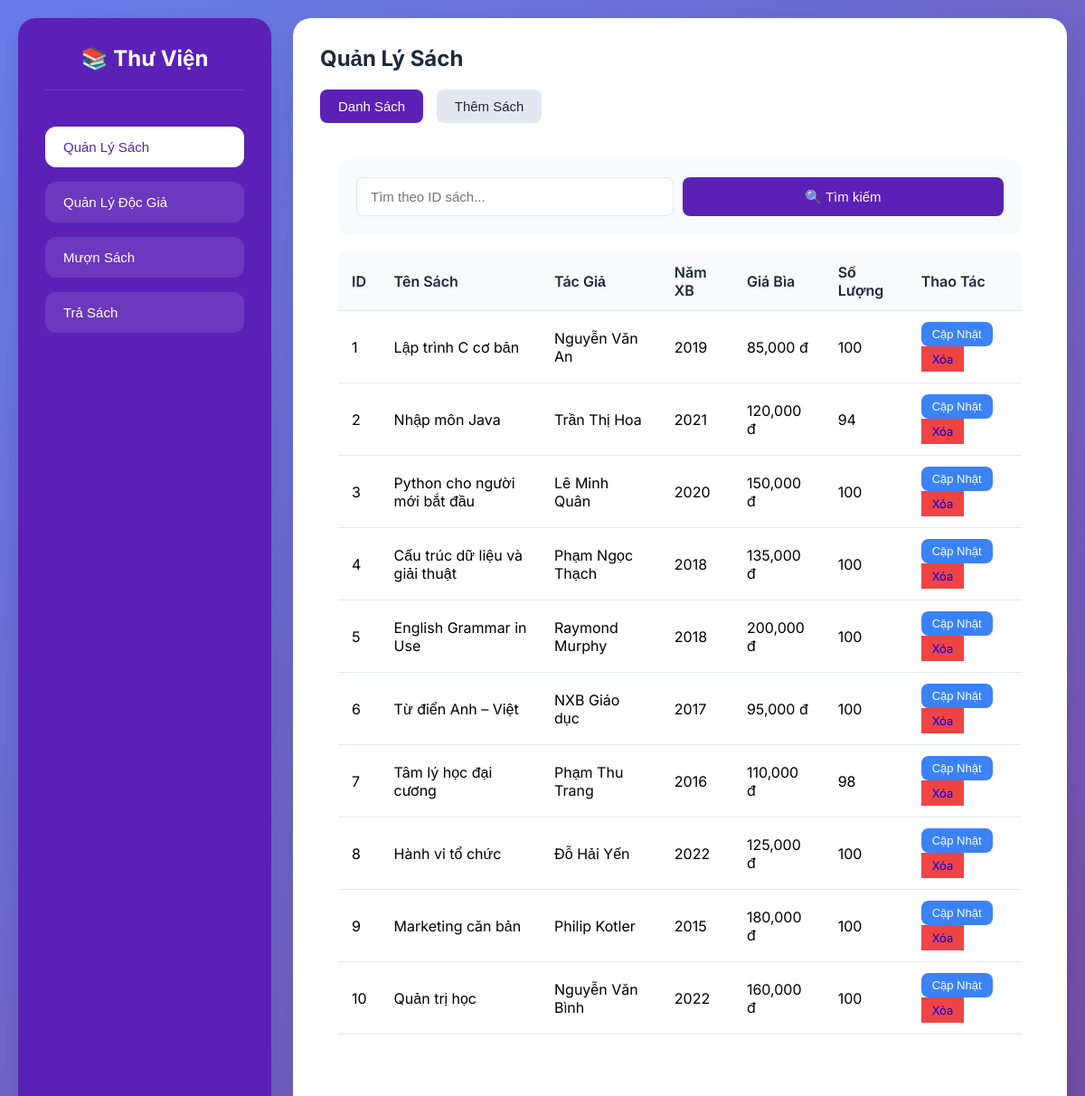
Before: / with the older database file.
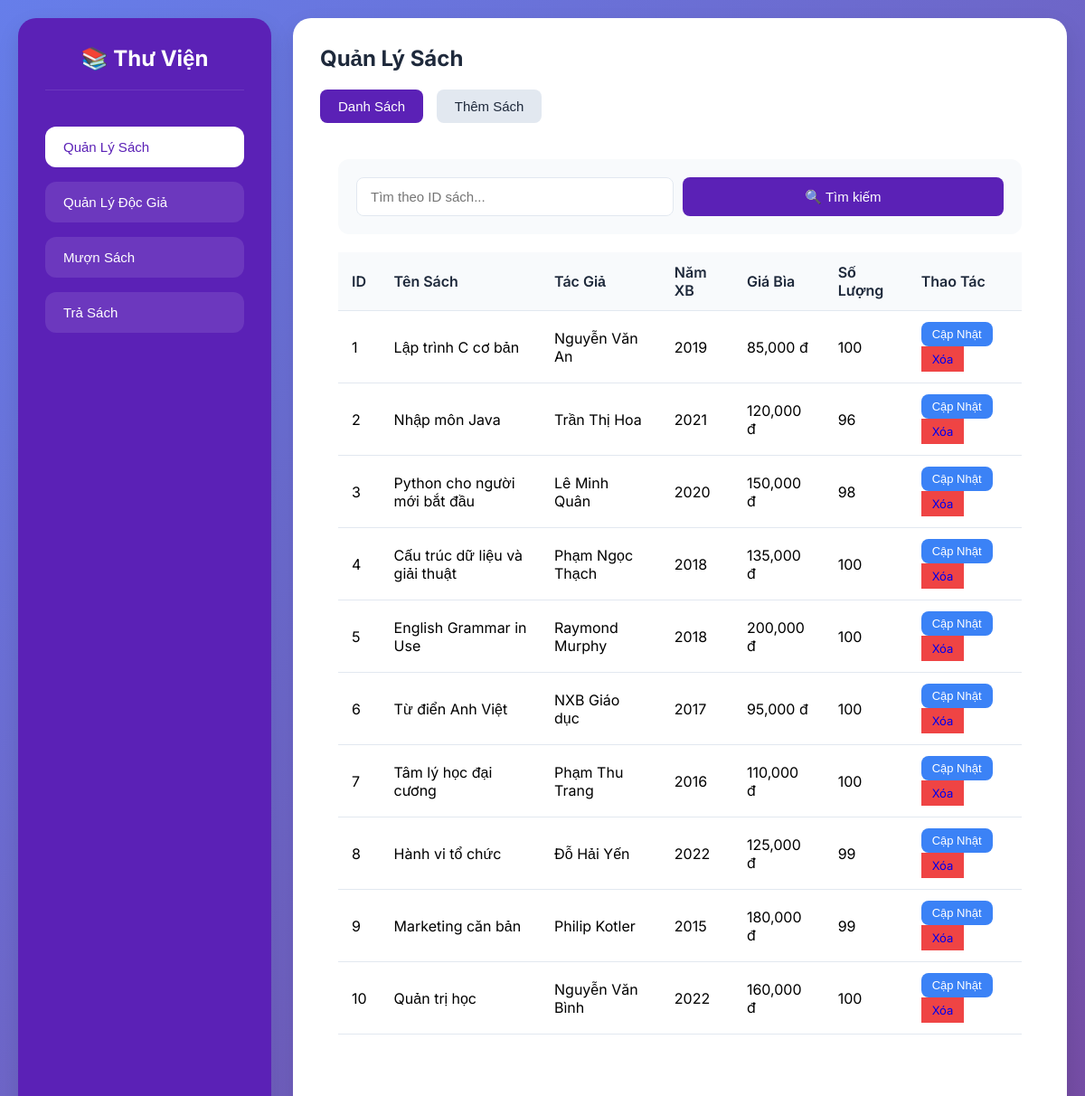
After: the same page with the newer database file.
### tables this page shows
CREATE TABLE `sach` (
  `id` int(11) NOT NULL,
  `ten` varchar(255) NOT NULL,
  `tacgia` varchar(255) NOT NULL,
  `namxuatban` int(11) NOT NULL,
  `giabia` bigint(20) NOT NULL,
  `soluong` int(11) NOT NULL DEFAULT 0,
  `tao_luc` timestamp NOT NULL DEFAULT current_timestamp(),
  `cap_nhat_luc` timestamp NOT NULL DEFAULT current_timestamp() ON UPDATE current_timestamp()
);

### index.php (the view, shortened to what this page needs)
<?php
include 'db.php';
?>
<!doctype html>
<html lang="vi">
<head>
<link rel="stylesheet" href="style.css">
</head>
<body>
  <div class="sidebar">
    <h1>📚 Thư Viện</h1>
    <ul class="sidebar-menu">
      <li><button onclick="showForm('list-books')">Quản Lý Sách</button></li>
      <li><button onclick="showForm('list-readers')">Quản Lý Độc Giả</button></li>
      <li><button onclick="showForm('borrow-book')">Mượn Sách</button></li>
      <li><button onclick="showForm('return-book')">Trả Sách</button></li>
    </ul>
  </div>
  <div class="main-content">
    <div data-id="list-books" class="form-section active">
      <h2> Quản Lý Sách</h2>
      <div style="margin-bottom: 20px;">
        <button onclick="showBookTab('list')" id="tab-list" class="tab-btn active">Danh Sách</button>
        <button onclick="showBookTab('add')" id="tab-add" class="tab-btn">Thêm Sách</button>
      </div>
      <div id="book-list" class="book-tab active">
        <form method="post" class="search-box">
          <input type="number" name="search_id_books" placeholder="Tìm theo ID sách..." value="<?= htmlspecialchars($search_id_books ?? '') ?>" min="1">
          <button name="search_books">🔍 Tìm kiếm</button>
        </form>
        <?php
        $sql = "SELECT * FROM sach WHERE 1=1";
        $sql .= " ORDER BY id";
        $stmt = $conn->prepare($sql);
        $stmt->execute();
        $books = $stmt->get_result();
        ?>
        <table>
          <tr>
            <th>ID</th>
            <th>Tên Sách</th>
            <th>Tác Giả</th>
            <th>Năm XB</th>
            <th>Giá Bìa</th>
            <th>Số Lượng</th>
            <th>Thao Tác</th>
          </tr>
          <?php while($book = $books->fetch_assoc()): ?>
            <tr>
              <td><?= $book['id'] ?></td>
              <td><?= htmlspecialchars($book['ten']) ?></td>
              <td><?= htmlspecialchars($book['tacgia']) ?></td>
              <td><?= $book['namxuatban'] ?></td>
              <td><?= number_format($book['giabia']) ?> đ</td>
              <td><?= $book['soluong'] ?></td>
              <td>
                <button class="btn-action btn-edit" onclick="editBook(<?= $book['id'] ?>, '<?= addslashes($book['ten']) ?>', '<?= addslashes($book['tacgia']) ?>', <?= $book['namxuatban'] ?>, <?= $book['giabia'] ?>, <?= $book['soluong'] ?>)">Cập Nhật</button>
                <a href="?delete_book=<?= $book['id'] ?>" onclick="return confirm('Xác nhận xóa sách này?')" class="btn-action btn-delete" style="text-decoration: none;">Xóa</a>
              </td>
            </tr>
          <?php endwhile; ?>
        </table>
      </div>
    </div>
</body>
</html>

Changed rows visible on the page:
changed sach "Nhập môn Java": soluong "94" → "96"
changed sach "Python cho người mới bắt đầu": soluong "100" → "98"
changed sach "NXB Giáo dục": ten "Từ điển Anh – Việt" → "Từ điển Anh Việt"
changed sach "Tâm lý học đại cương": soluong "98" → "100"
changed sach "Hành vi tổ chức": soluong "100" → "99"
changed sach "Marketing căn bản": soluong "100" → "99"
